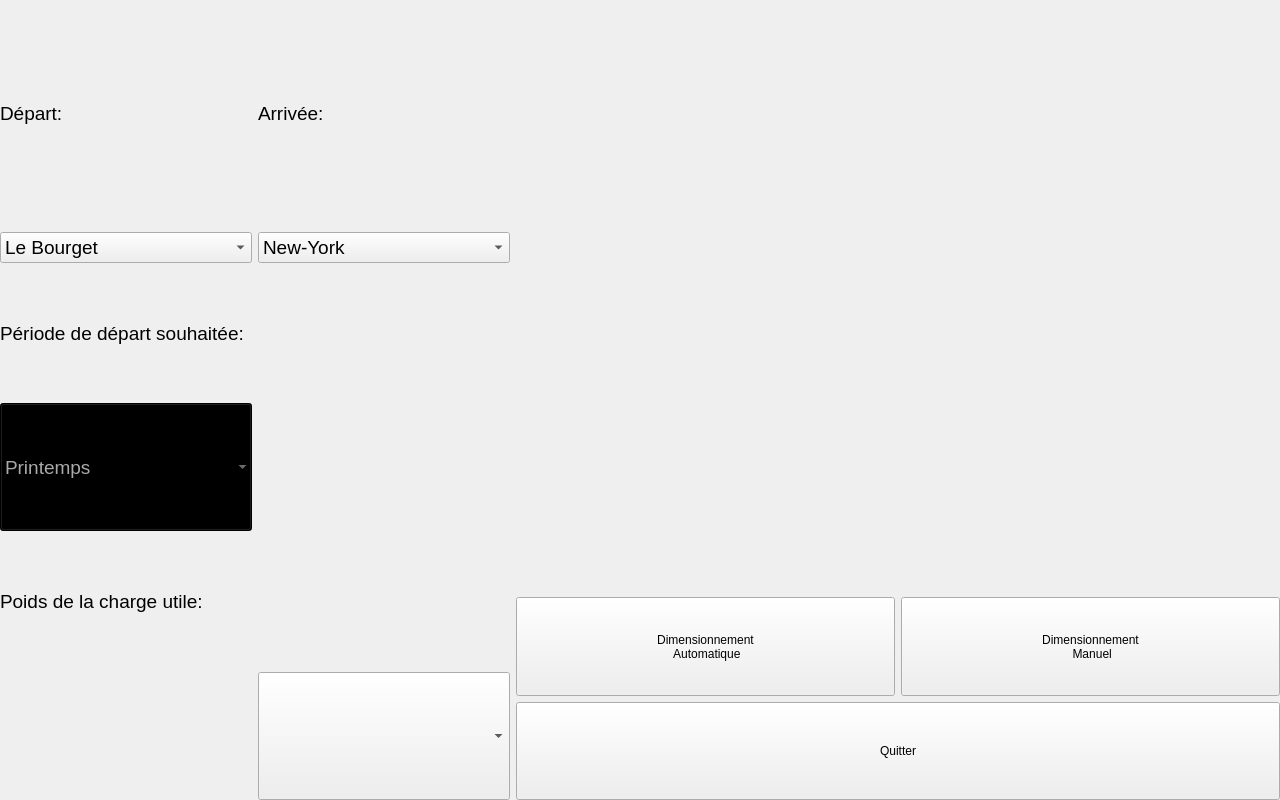
<?xml version="1.0" encoding="UTF-8"?>
<ui version="4.0">
 <class>MainWindow</class>
 <widget class="QMainWindow" name="MainWindow">
  <property name="geometry">
   <rect>
    <x>0</x>
    <y>0</y>
    <width>1280</width>
    <height>800</height>
   </rect>
  </property>
  <property name="maximumSize">
   <size>
    <width>1280</width>
    <height>800</height>
   </size>
  </property>
  <property name="windowTitle">
   <string>MainWindow</string>
  </property>
  <widget class="QWidget" name="centralWidget">
   <property name="maximumSize">
    <size>
     <width>1280</width>
     <height>800</height>
    </size>
   </property>
   <layout class="QHBoxLayout" name="horizontalLayout_2" stretch="40,60">
    <property name="margin">
     <number>0</number>
    </property>
    <item>
     <layout class="QHBoxLayout" name="horizontalLayout">
      <item>
       <layout class="QHBoxLayout" name="horizontalLayout_3">
        <item>
         <layout class="QVBoxLayout" name="verticalLayout_3" stretch="30,30,30">
          <item>
           <layout class="QVBoxLayout" name="verticalLayout_8">
            <item>
             <layout class="QHBoxLayout" name="horizontalLayout_5">
              <item>
               <layout class="QHBoxLayout" name="horizontalLayout_6">
                <item>
                 <layout class="QVBoxLayout" name="verticalLayout_10">
                  <item>
                   <layout class="QVBoxLayout" name="verticalLayout_12">
                    <item>
                     <widget class="QLabel" name="label">
                      <property name="font">
                       <font>
                        <pointsize>14</pointsize>
                       </font>
                      </property>
                      <property name="text">
                       <string>Départ:</string>
                      </property>
                     </widget>
                    </item>
                   </layout>
                  </item>
                  <item>
                   <layout class="QVBoxLayout" name="verticalLayout_11">
                    <item>
                     <widget class="QComboBox" name="comboBox">
                      <property name="font">
                       <font>
                        <pointsize>14</pointsize>
                       </font>
                      </property>
                      <item>
                       <property name="text">
                        <string>Le Bourget</string>
                       </property>
                      </item>
                     </widget>
                    </item>
                   </layout>
                  </item>
                 </layout>
                </item>
               </layout>
              </item>
              <item>
               <layout class="QHBoxLayout" name="horizontalLayout_7">
                <item>
                 <layout class="QVBoxLayout" name="verticalLayout_13">
                  <item>
                   <layout class="QVBoxLayout" name="verticalLayout_14">
                    <item>
                     <widget class="QLabel" name="label_2">
                      <property name="font">
                       <font>
                        <pointsize>14</pointsize>
                       </font>
                      </property>
                      <property name="text">
                       <string>Arrivée:</string>
                      </property>
                     </widget>
                    </item>
                   </layout>
                  </item>
                  <item>
                   <layout class="QVBoxLayout" name="verticalLayout_15">
                    <item>
                     <widget class="QComboBox" name="comboBox_2">
                      <property name="font">
                       <font>
                        <pointsize>14</pointsize>
                       </font>
                      </property>
                      <item>
                       <property name="text">
                        <string>New-York</string>
                       </property>
                      </item>
                      <item>
                       <property name="text">
                        <string>Vladivostok</string>
                       </property>
                      </item>
                      <item>
                       <property name="text">
                        <string>Le Bourget</string>
                       </property>
                      </item>
                     </widget>
                    </item>
                   </layout>
                  </item>
                 </layout>
                </item>
               </layout>
              </item>
             </layout>
            </item>
           </layout>
          </item>
          <item>
           <layout class="QVBoxLayout" name="verticalLayout_19">
            <item>
             <layout class="QVBoxLayout" name="verticalLayout_22">
              <item>
               <widget class="QLabel" name="label_3">
                <property name="font">
                 <font>
                  <pointsize>14</pointsize>
                 </font>
                </property>
                <property name="text">
                 <string>Période de départ souhaitée:</string>
                </property>
               </widget>
              </item>
             </layout>
            </item>
            <item>
             <layout class="QVBoxLayout" name="verticalLayout_23">
              <item>
               <layout class="QHBoxLayout" name="horizontalLayout_19">
                <item>
                 <widget class="QComboBox" name="comboBox_3">
                  <property name="maximumSize">
                   <size>
                    <width>1280</width>
                    <height>800</height>
                   </size>
                  </property>
                  <property name="font">
                   <font>
                    <pointsize>14</pointsize>
                   </font>
                  </property>
                  <property name="layoutDirection">
                   <enum>Qt::LeftToRight</enum>
                  </property>
                  <property name="styleSheet">
                   <string notr="true">QComboBox{
	color: darkgray;
    background-color: black;
}

QComboBox:on { /* shift the text when the popup opens */
    background-color: blue;
}
</string>
                  </property>
                  <property name="sizeAdjustPolicy">
                   <enum>QComboBox::AdjustToMinimumContentsLength</enum>
                  </property>
                  <property name="frame">
                   <bool>false</bool>
                  </property>
                  <item>
                   <property name="text">
                    <string>Printemps</string>
                   </property>
                  </item>
                  <item>
                   <property name="text">
                    <string>Eté</string>
                   </property>
                  </item>
                  <item>
                   <property name="text">
                    <string>Automne</string>
                   </property>
                  </item>
                  <item>
                   <property name="text">
                    <string>Hiver</string>
                   </property>
                  </item>
                 </widget>
                </item>
                <item>
                 <layout class="QHBoxLayout" name="horizontalLayout_22">
                  <item>
                   <widget class="QLabel" name="label_saison">
                    <property name="text">
                     <string/>
                    </property>
                    <property name="pixmap">
                     <pixmap resource="image.qrc">:/images/printemps.png</pixmap>
                    </property>
                    <property name="scaledContents">
                     <bool>true</bool>
                    </property>
                   </widget>
                  </item>
                 </layout>
                </item>
               </layout>
              </item>
             </layout>
            </item>
           </layout>
          </item>
          <item>
           <layout class="QVBoxLayout" name="verticalLayout_7" stretch="50,50">
            <item>
             <layout class="QVBoxLayout" name="verticalLayout_17">
              <item>
               <widget class="QLabel" name="label_6">
                <property name="font">
                 <font>
                  <pointsize>14</pointsize>
                 </font>
                </property>
                <property name="text">
                 <string>Poids de la charge utile:</string>
                </property>
               </widget>
              </item>
             </layout>
            </item>
            <item>
             <layout class="QVBoxLayout" name="verticalLayout_16">
              <item>
               <layout class="QHBoxLayout" name="horizontalLayout_8" stretch="50,50">
                <item>
                 <layout class="QHBoxLayout" name="horizontalLayout_9">
                  <item>
                   <widget class="QLabel" name="label_dirigeable">
                    <property name="text">
                     <string/>
                    </property>
                    <property name="pixmap">
                     <pixmap resource="image.qrc">:/images/blimp_cao_2.png</pixmap>
                    </property>
                    <property name="scaledContents">
                     <bool>false</bool>
                    </property>
                   </widget>
                  </item>
                 </layout>
                </item>
                <item>
                 <layout class="QHBoxLayout" name="horizontalLayout_10">
                  <item>
                   <widget class="QComboBox" name="comboBox_4">
                    <property name="maximumSize">
                     <size>
                      <width>1280</width>
                      <height>800</height>
                     </size>
                    </property>
                    <property name="font">
                     <font>
                      <pointsize>14</pointsize>
                     </font>
                    </property>
                   </widget>
                  </item>
                 </layout>
                </item>
               </layout>
              </item>
             </layout>
            </item>
           </layout>
          </item>
         </layout>
        </item>
       </layout>
      </item>
     </layout>
    </item>
    <item>
     <layout class="QHBoxLayout" name="horizontalLayout_4">
      <item>
       <layout class="QVBoxLayout" name="verticalLayout" stretch="60,10,10">
        <property name="sizeConstraint">
         <enum>QLayout::SetDefaultConstraint</enum>
        </property>
        <item>
         <layout class="QVBoxLayout" name="verticalLayout_4">
          <item>
           <widget class="QLabel" name="label_5">
            <property name="text">
             <string/>
            </property>
            <property name="pixmap">
             <pixmap resource="image.qrc">:/images/carte_small1.png</pixmap>
            </property>
            <property name="scaledContents">
             <bool>true</bool>
            </property>
           </widget>
          </item>
         </layout>
        </item>
        <item>
         <layout class="QVBoxLayout" name="verticalLayout_9" stretch="90">
          <item>
           <layout class="QHBoxLayout" name="horizontalLayout_15" stretch="50,50">
            <item>
             <layout class="QHBoxLayout" name="horizontalLayout_21">
              <item>
               <widget class="QPushButton" name="pushButton_DimAuto">
                <property name="maximumSize">
                 <size>
                  <width>1280</width>
                  <height>800</height>
                 </size>
                </property>
                <property name="text">
                 <string>Dimensionnement  
 Automatique</string>
                </property>
               </widget>
              </item>
             </layout>
            </item>
            <item>
             <layout class="QHBoxLayout" name="horizontalLayout_20">
              <item>
               <widget class="QPushButton" name="pushButton_DimManu">
                <property name="maximumSize">
                 <size>
                  <width>1280</width>
                  <height>800</height>
                 </size>
                </property>
                <property name="text">
                 <string>Dimensionnement 
 Manuel</string>
                </property>
               </widget>
              </item>
             </layout>
            </item>
           </layout>
          </item>
         </layout>
        </item>
        <item>
         <layout class="QVBoxLayout" name="verticalLayout_2">
          <item>
           <layout class="QHBoxLayout" name="horizontalLayout_11">
            <item>
             <layout class="QHBoxLayout" name="horizontalLayout_12">
              <item>
               <widget class="QPushButton" name="pushButton_Quitter">
                <property name="maximumSize">
                 <size>
                  <width>1280</width>
                  <height>800</height>
                 </size>
                </property>
                <property name="text">
                 <string>Quitter</string>
                </property>
               </widget>
              </item>
             </layout>
            </item>
           </layout>
          </item>
         </layout>
        </item>
       </layout>
      </item>
     </layout>
    </item>
   </layout>
  </widget>
  <widget class="QMenuBar" name="menuBar">
   <property name="geometry">
    <rect>
     <x>0</x>
     <y>0</y>
     <width>1280</width>
     <height>21</height>
    </rect>
   </property>
  </widget>
 </widget>
 <layoutdefault spacing="6" margin="11"/>
 <resources>
  <include location="image.qrc"/>
 </resources>
 <connections/>
</ui>
